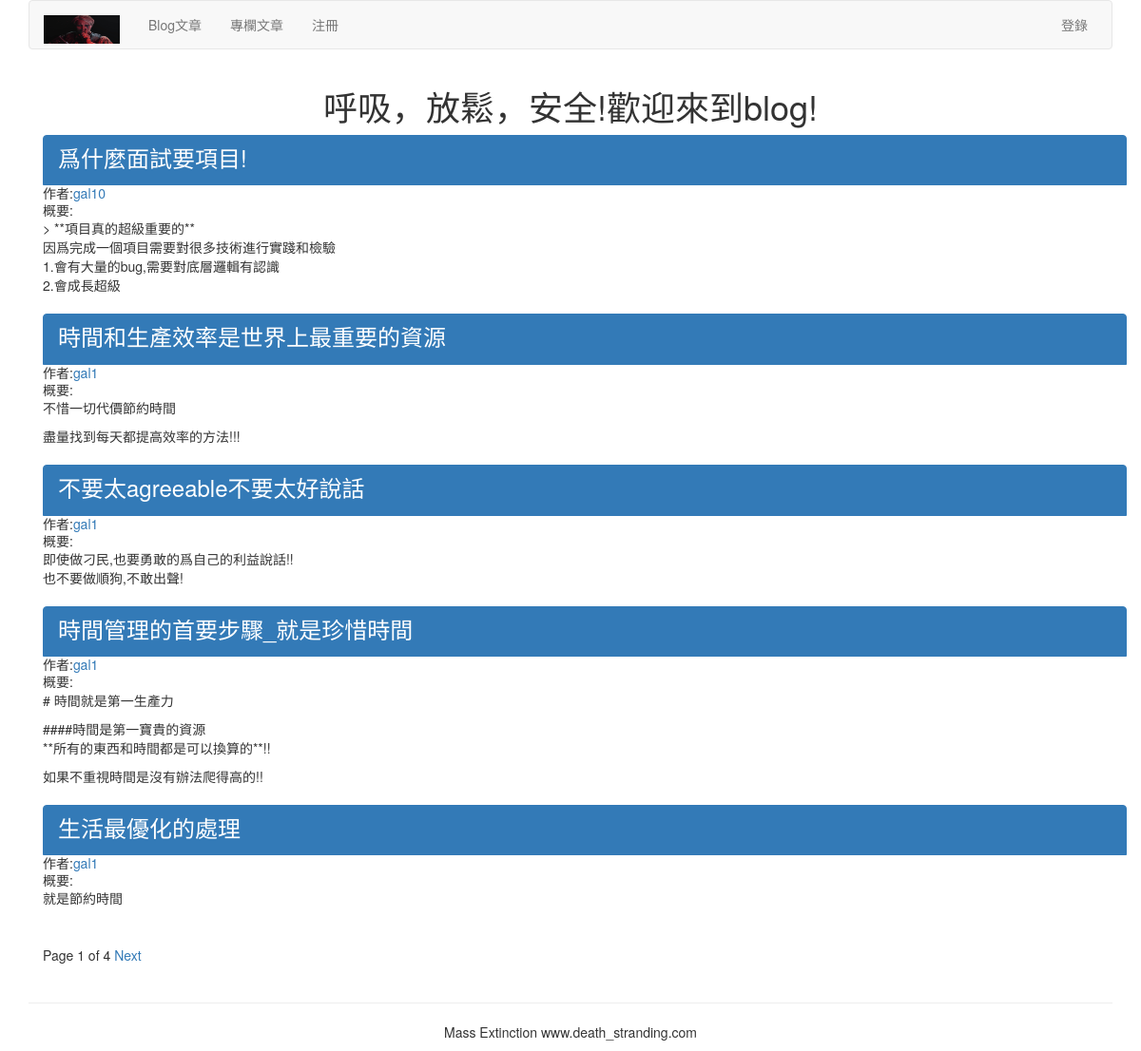
Page /article/list-article-titles/ on the earlier database version.
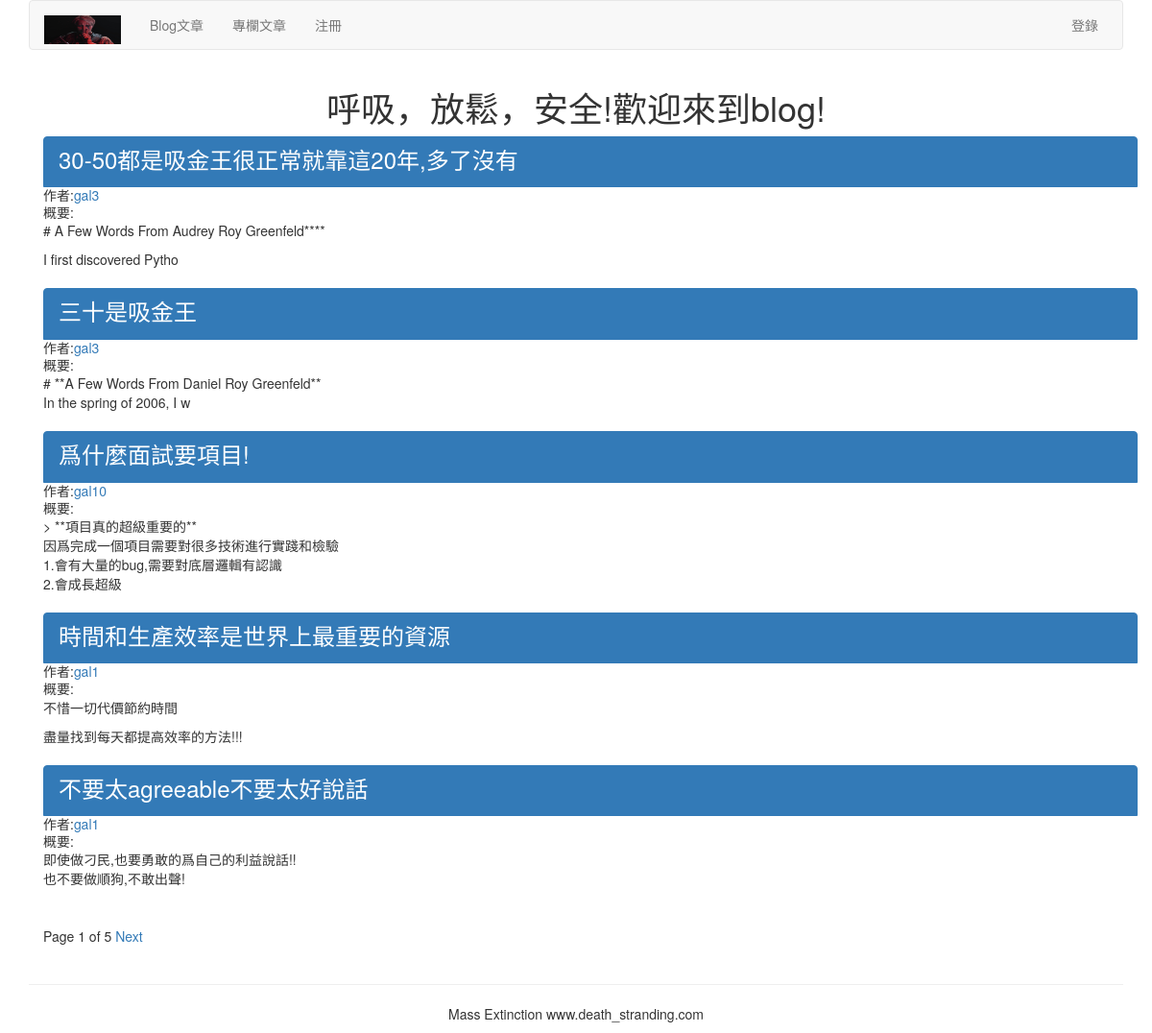
Same page on the later database version.
### article/models.py (models this page shows, shortened)
class ArticlePost(models.Model):
    author = models.ForeignKey(User, on_delete=models.CASCADE, related_name="article")
    title = models.CharField(max_length=200)
    slug = models.SlugField(max_length=500)
    column = models.ForeignKey(ArticleColumn, on_delete=models.CASCADE,related_name="article_column")
    body = models.TextField()
    created = models.DateTimeField(default=timezone.now)
    updated = models.DateTimeField(auto_now=True)
    users_like = models.ManyToManyField(User, related_name="articles_like", blank=True)
    class Meta:
        ordering = ("-updated",)
        index_together = (('id', 'slug'),)
    def get_url_path(self):
        return reverse("article:article_content", args=[self.id, self.slug])

### article/list_views.py (the view)
# urls.py: path('list-article-titles/',list_views.article_titles,name='article_titles'),
def article_titles(request,username=None):
    if username:
        user = User.objects.get(username=username)
        articles_title = ArticlePost.objects.filter(author=user)
        try:
            userinfo = user.userinfo
        except:
            userinfo = None
    else:
        articles_title = ArticlePost.objects.all()
    paginator = Paginator(articles_title,5)
    page = request.GET.get('page')
    try:
        current_page = paginator.page(page)
        articles = current_page.object_list
    except PageNotAnInteger:
        current_page = paginator.page(1)
        articles = current_page.object_list
    except EmptyPage:
        current_page = paginator.page(paginator.num_pages)
        articles = current_page.object_list
    if username:
        return render(request,'article/list/author_articles.html', {'articles':articles,'page':current_page,'userinfo':userinfo,'user':user})
    return render(request,'article/list/article_titles.html', {'articles':articles,'page':current_page})

### templates/article/list/article_titles.html (shortened to what this page needs)
{% extends "base.html" %}
{% block content %}
<div class="row text-center vertical-middle-sm">
    <h1>呼吸，放鬆，安全!歡迎來到blog!</h1>
</div>
<div class="container">
    {% for article in articles %}
    <div class="list-group">
        <a href="{{article.get_url_path}}" class="list-group-item active">
            <h3 class="list-group-item-heading">{{article.title}}</h3>
        </a>
        <p class="list-group-item-text">作者:<a href="{% url 'article:author_articles' article.author.username %}">{{article.author.username}}</a></p>
        <p class="list-group-item-text">概要:{{article.body|slice:'70'| linebreaks}}</p>
    </div>
    {% endfor %}
{% include "paginator.html" %}
</div>
{% endblock %}

Differences in the rows shown:
no longer on this page (row unchanged): ArticlePost: title "時間管理的首要步驟_就是珍惜時間", author.username "gal1", body "# 時間就是第一生產力 ####時間是第一寶貴的資源 **所有的東西和時間都是可以換算的**!! 如果不重視時間是沒有辦法爬得高的!!"
no longer on this page (row unchanged): ArticlePost: title "生活最優化的處理", author.username "gal1", body "就是節約時間"
added ArticlePost: title "30-50都是吸金王很正常就靠這20年,多了沒有", author.username "gal3", body "# A Few Words From Audrey Roy Greenfeld**** I first discovered Pytho"
added ArticlePost: title "三十是吸金王", author.username "gal3", body "# **A Few Words From Daniel Roy Greenfeld** In the spring of 2006, I w"
Other differences:
{{ page.paginator.num_pages }}: "4" → "5"
